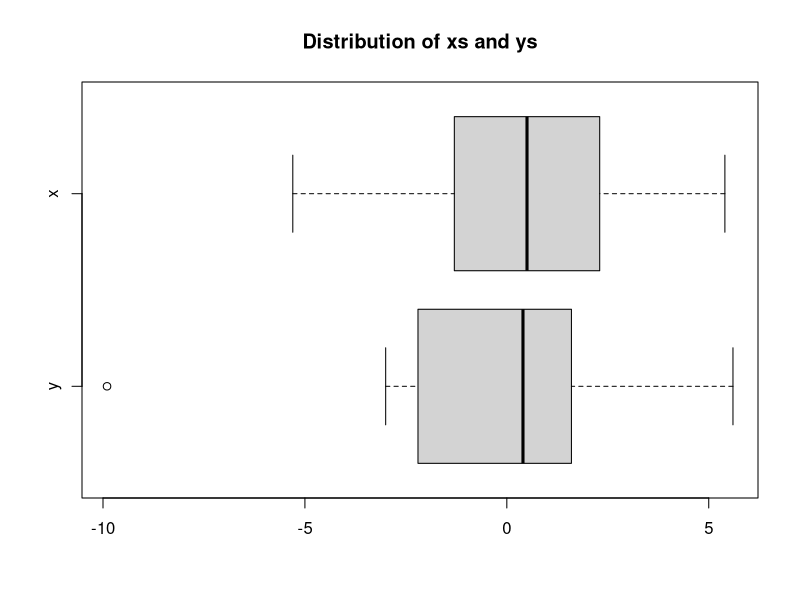
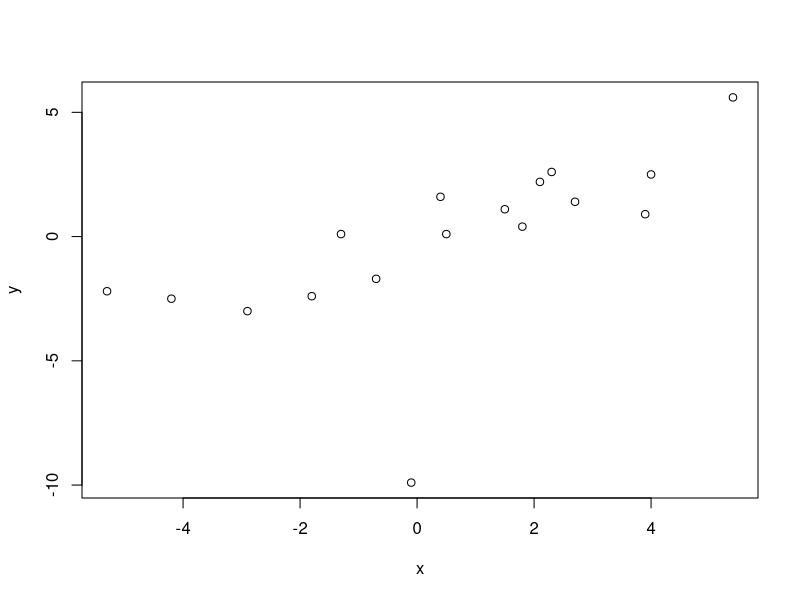
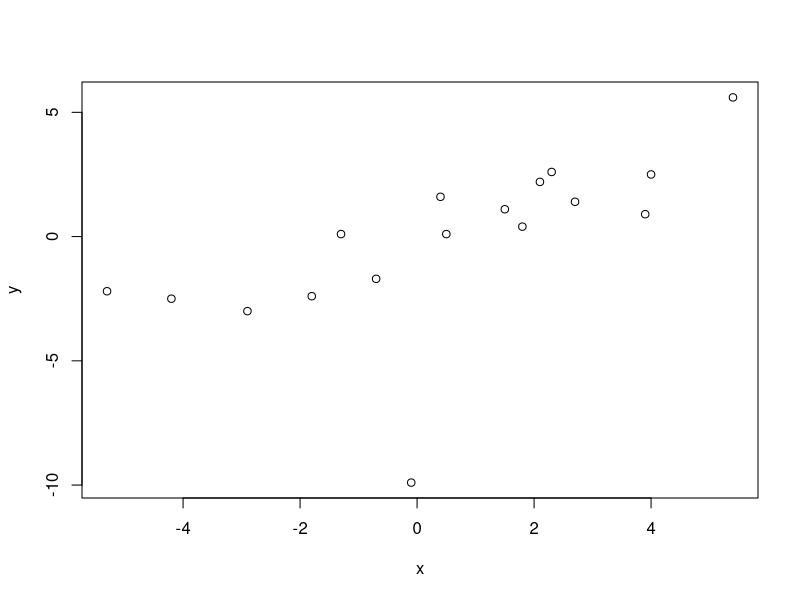
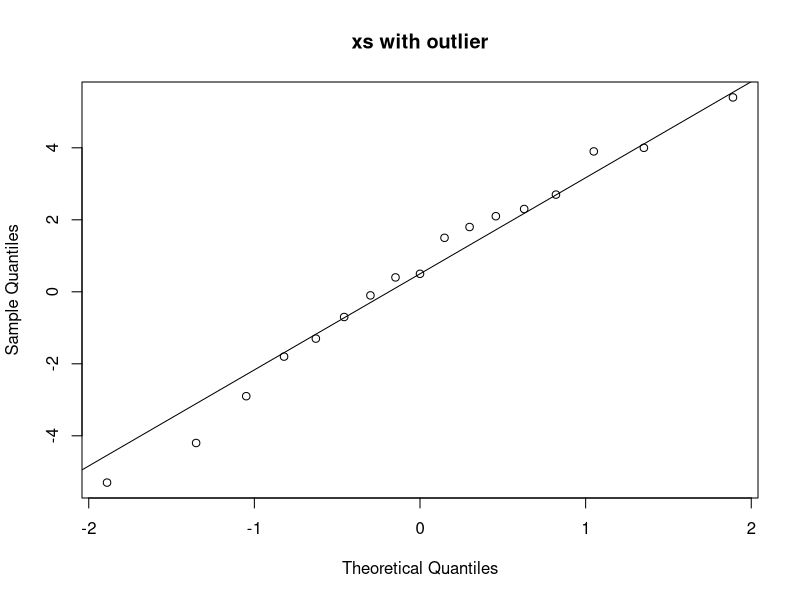
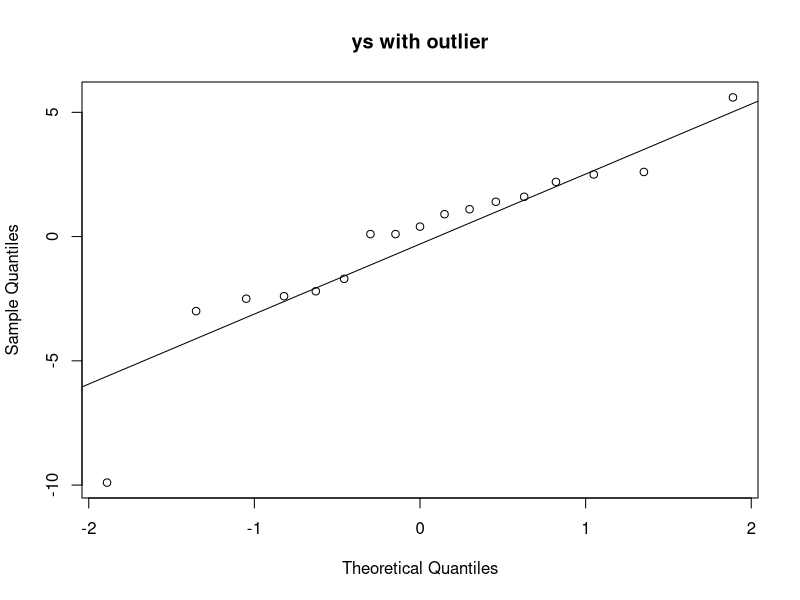
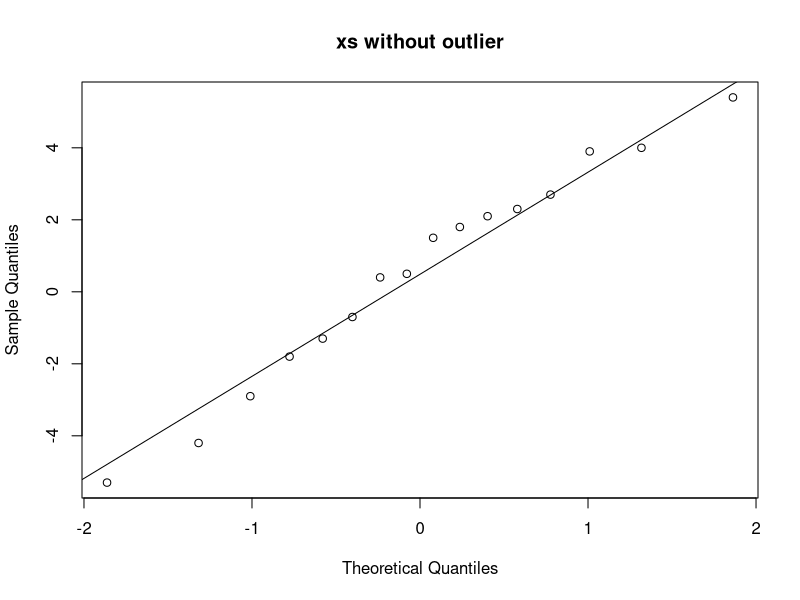
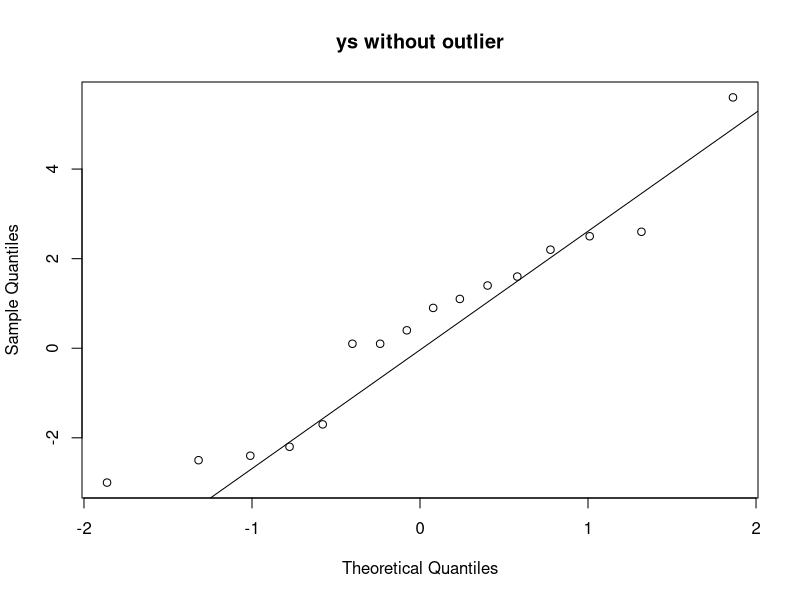
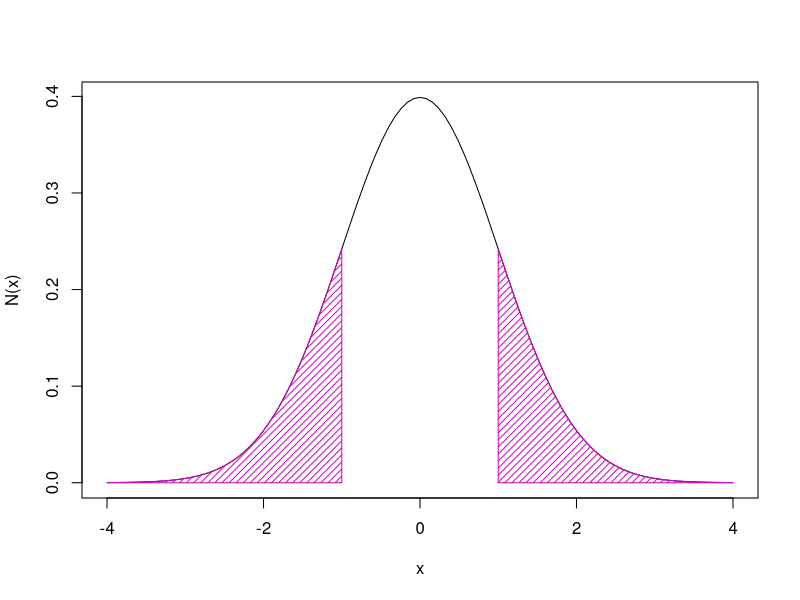

Recreate these plots in R, in order.
#' ---
#' title: "Homework 1"
#' author: "Daniel Detore"
#' output: pdf_document
#' ---

#+ echo=FALSE
knitr::opts_chunk$set(fig.width = 5, fig.height = 3.5, fig.align = "center")
colorArea <- function(from, to, density, ..., col="blue", dens=NULL){
    y_seq <- seq(from, to, length.out=500)
    d <- c(0, density(y_seq, ...), 0)
    polygon(c(from, y_seq, to), d, col=col, density=dens)
}

#' # 1
#' ## i

#' Using:
x <- c(2.7, 4.0, 2.3, 5.4, -5.3, 1.8, -1.3, -2.9, 2.1, 3.9,
       -1.8, 0.4, -4.2, 0.5, -0.1, 1.5, -0.7)
y <- c(1.4, 2.5, 2.6, 5.6, -2.2, 0.4, 0.1, -3.0, 2.2, 0.9,
       -2.4, 1.6, -2.5, 0.1, -9.9, 1.1, -1.7)

#' Five-number summary of $x$:
summary(x)
#' Five-number summary of $y$:
summary(y)


#' Sample variance of $x$:
var(x)
#' Sample variance of $y$:
var(y)

boxplot(y,x,
  main = "Distribution of xs and ys",
  names = c("y", "x"),
  horizontal = TRUE
)

#' The $y$s are skewed right while the $xs have no skew.
#' The outlier is the y-value $-9.9$ from the point $(-0.1, -9.9)$.

#' 
#' 
#' ## ii

plot(x, y)

#' Correlation coefficient:
cor(x, y)
#' Which means $x$ and $y$ are moderately linearly correlated.
#' 
#' ## iii
#' 
#' Yes; $(-0.1, -9.9)$ is an outlier.
x2 <- c(2.7, 4.0, 2.3, 5.4, -5.3, 1.8, -1.3, -2.9, 2.1, 3.9,
        -1.8, 0.4, -4.2, 0.5, 1.5, -0.7)
y2 <- c(1.4, 2.5, 2.6, 5.6, -2.2, 0.4, 0.1, -3.0, 2.2, 0.9,
        -2.4, 1.6, -2.5, 0.1, 1.1, -1.7)
cor(x2, y2)

#'
#'
#' ## iv
plot(x, y)
#' I can see the outlier $(-0.1, -9.9)$ at the bottom-center of the graph.
#' 
#' 
#' ## v
#' The sample correlation coefficient in iii is much higher than the one in ii.
#' 
#' 
#' ## vi
#' 
qqnorm(x, main="xs with outlier"); qqline(x)
qqnorm(y, main="ys with outlier"); qqline(y)
#' The $x$s look much closer to normal distribution than the $y$s.

qqnorm(x2, main="xs without outlier"); qqline(x2)
qqnorm(y2, main="ys without outlier"); qqline(y2)
#' The $x$s still look much closer to normal distribution than the $y$s.
#' 
#' 



#' # 2
#' $P(|Z| < 1)=$
pnorm(-1) + pnorm(1, lower.tail=FALSE)
N <- function(j) dnorm(j)
curve(N, from = -4, to = 4)
colorArea(from=-4, to=-1, dnorm, col=6, dens=20) #P(Z < -1)
colorArea(from=1, to=4, dnorm, col=6, dens=20) #P(Z > 1)

#' $P(|Z| < 2)=$
pnorm(-2) + pnorm(2, lower.tail=FALSE)
curve(N, from = -4, to = 4)
colorArea(from=-4, to=-2, dnorm, col=1, dens=20) #P(Z < -2)
colorArea(from=2, to=4, dnorm, col=1, dens=20) #P(Z > 2)

#' $P(|Z| < 3)=$
pnorm(-3) + pnorm(3, lower.tail=FALSE)
curve(N, from = -4, to = 4)
colorArea(from=-4, to=-3, dnorm, col=2, dens=20) #P(Z < -3)
colorArea(from=3, to=4, dnorm, col=2, dens=20) #P(Z > 3)

#' $P(Z \leq z_{0.1/2})=$
pnorm(qnorm(0.1/2))
curve(N, from = -4, to = 4)
colorArea(from = -4, to = qnorm(0.1/2), dnorm, col=3, dens=20)

#' $P(Z \leq z_{1-0.1/2})=$
pnorm(qnorm(1-0.1/2))
curve(N, from = -4, to = 4)
colorArea(from = -4, to = qnorm(1 - 0.1/2), dnorm, col=4, dens=20)

#' $P(z_{0.1/2} \leq Z \leq z_{1-0.1/2})=$
pnorm(qnorm(0.1/2)) + pnorm(qnorm(1-0.1/2), lower.tail=FALSE)
curve(N, from = -4, to = 4)
colorArea(from = qnorm(0.1/2), to = qnorm(1 - 0.1/2), dnorm, col=5, dens=20)

#' 
#' # 3
#' We know $F'$ is the inverse of cdf $F(x) = P(X \leq x)$, which means $P(X \leq F'(x)) = F(F'(x)) = x$.
#' This means:
#' 
#' - $P(X \leq F^{-1}(\alpha/2)) = \alpha/2$. 
#'      - This probability will decrease with a decrease in $\alpha$.
#' 
#' - $P(X > F^{-1}(1-\alpha/2)) = 1 - P(X \leq F^{-1}(1-\alpha/2)) = 1 - 1 - \alpha/2 = - \alpha/2$. 
#'      - This probability will increase with a decrease in $\alpha$.
#' 
#' - $P(F^{-1}(\alpha/2) \leq X \leq F^{-1}(1-\alpha/2)) = P(X \leq F^{-1}(1-\alpha/2)) - P(X \leq F^{-1}(\alpha/2)) = 1-\alpha/2 - \alpha/2 = 1 - \alpha$. 
#'      - This probability will increase with a decrease in $\alpha$.
#' 
#' # 4
#' ## i
#' $\sum_{i=1}^n (x_i - \bar{x}) = \sum_{i=1}^n (x_i) - \sum_{i=1}^n (\bar{x}) = \sum_{i=1}^n (x_i) - n\bar{x}$ (because $n$ is constant).
#' 
#' $\bar{x} = \frac{\sum_{i=1}^n x_i}{n} \implies \sum_{i=1}^n x_i = n\bar{x} \implies \sum_{i=1}^n (x_i) - n\bar{x} = n\bar{x} - n\bar{x} = 0$.
#' 
#' $\square$
#' 
#' ## ii
#' If $n=2$, then $(\sum_{i=1}^n x_i)^2 = (x_1 + x_2)^2 = x_1^2 + x_2^2 + 2x_1x_2 = \sum_{i=1}^2 x_i^2 + 2 \sum_{1\leq i < j \leq 2} x_ix_j$.
#' 
#' If $n=3$, then $(\sum_{i=1}^n x_i)^2 = (x_1 + x_2 + x_3)^2 = x_1^2 + x_2^2 + x_3^2 + 2x_1x_2 + 2x_1x_3 + 2x_2x_3 = \sum_{i=1}^3 x_i^2 + 2 \sum_{1\leq i < j \leq 3} x_ix_j$.
#' 
#' We can generalize $\sum_{i=1}^2 x_i + 2 \sum_{1\leq i < j \leq 2} x_ix_j$ and $\sum_{i=1}^3 x_i + 2 \sum_{1\leq i < j \leq 3} x_ix_j$ to the form 
#' 
#' $\sum_{i=1}^n x_i^2 + 2 \sum_{1\leq i < j \leq n} x_ix_j$.
#' 
#' $\square$
#' 
#' ## iii
#' Note that by convention $n \geq 1$.
#' 
#' $(\sum_{i=1}^n x_i)^2 = \sum_{i=1}^n x_i^2 + 2 \sum_{1\leq i <j \leq n} x_ix_j \implies _{}$
#' 
#' $\frac{1}{n}(\sum_{i=1}^n x_i)^2 = \frac{1}{n}\sum_{i=1}^n x_i^2 + \frac{2}{n}\sum_{1\leq i < j \leq n} x_ix_j \implies$
#' $\frac{1}{n}(\sum_{i=1}^n x_i)^2 \leq \frac{1}{n}\sum_{i=1}^n x_i^2 \leq \sum_{i=1}^n x_i^2 \implies$
#' 
#' $\frac{1}{n}(\sum_{i=1}^n x_i)^2 \leq \sum_{i=1}^n x_i^2.$
#' 
#' $\square$
#' 
#' ## iv
#' $\sum_{i=1}^n (x_i - \bar{x})^2 = \sum_{i=1}^n(x_i^2 + \bar{x}^2 - 2x_i\bar{x}) = \sum_{i=1}^n x_i^2 + \sum_{i=1}^n \bar{x}^2 - \sum_{i=1}^n 2x_i\bar{x} = \sum_{i=1}^n x_i^2 + n\bar{x}^2 - 2\bar{x}\sum_{i=1}^n x_i$
#' 
#' Recall $\sum_{i=1}^n x_i = n\bar{x} \implies \sum_{i=1}^n x_i^2 + n\bar{x}^2 - 2\bar{x}\sum_{i=1}^n x_i = \sum_{i=1}^n x_i^2 + n\bar{x}^2 - 2n\bar{x}^2 = \sum_{i=1}^n x_i^2 - n\bar{x}^2$.
#' 
#' $\square$
